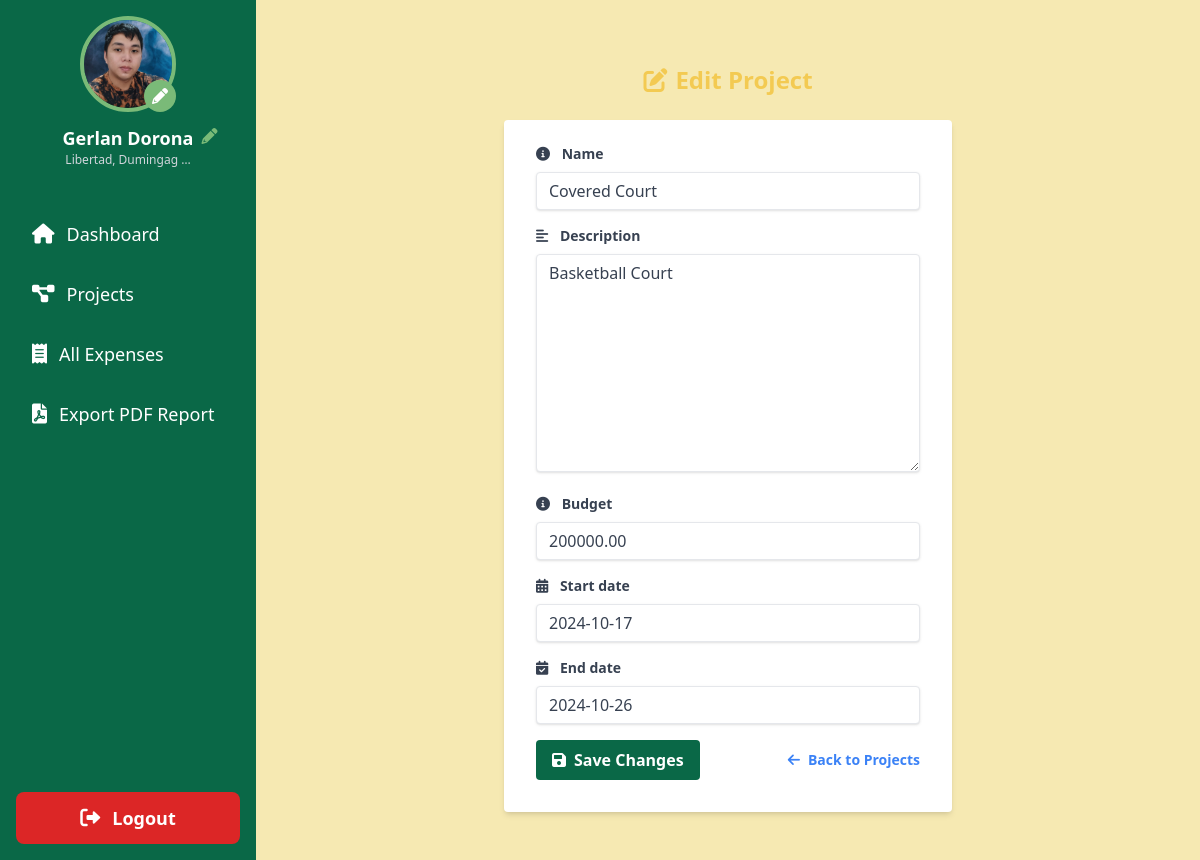
/edit-project/10/ (signed in), run on the app's committed database.
### sk_project/models.py (models this page shows, shortened)
class User(AbstractUser):
    is_chairman = models.BooleanField(default=False)
    profile_picture = models.ImageField(upload_to='profile_pics/', default='profile_pics/default_avatar.png', blank=True)
    address = models.TextField(blank=True, null=True)
    contact_number = models.CharField(max_length=15, blank=True, null=True)
    groups = models.ManyToManyField(
        Group,
        verbose_name=_('groups'),
        blank=True,
        help_text=_(
            'The groups this user belongs to. A user will get all permissions '
            'granted to each of their groups.'
        ),
        related_name='sk_user_set',
        related_query_name='sk_user',
    )
    user_permissions = models.ManyToManyField(
        Permission,
        verbose_name=_('user permissions'),
        blank=True,
        help_text=_('Specific permissions for this user.'),
        related_name='sk_user_set',
        related_query_name='sk_user',
    )

class Project(models.Model):
    name = models.CharField(max_length=255)
    description = models.TextField()
    budget = models.DecimalField(max_digits=10, decimal_places=2)
    main_budget = models.ForeignKey(MainBudget, related_name='projects', on_delete=models.SET_NULL, null=True)
    chairman = models.ForeignKey(User, related_name='projects', on_delete=models.CASCADE)
    start_date = models.DateField()
    end_date = models.DateField()
    created_at = models.DateTimeField(auto_now_add=True)
    updated_at = models.DateTimeField(auto_now=True)
    class Meta:
        ordering = ['start_date']

### sk_project/views.py (the view)
# urls.py: path('edit-project/<int:project_id>/', views.edit_project, name='edit_project'),
@login_required
def edit_project(request, project_id):
    project = get_object_or_404(Project, id=project_id, chairman=request.user)
    if request.method == 'POST':
        form = ProjectForm(request.POST, instance=project)
        if form.is_valid():
            form.save()
            messages.success(request, 'Project updated successfully!')
            return redirect('dashboard')
    else:
        form = ProjectForm(instance=project)
    return render(request, 'edit_project.html', {'form': form, 'project': project})

### sk_project/forms.py
class ProjectForm(forms.ModelForm):
    class Meta:
        model = Project
        fields = ['name', 'description', 'budget', 'start_date', 'end_date']

### templates/edit_project.html (shortened to what this page needs)
{% extends 'base.html' %}
{% load static %}
{% load widget_tweaks %}
{% block content %}
    <div class="container mx-auto mt-8 max-w-md">
        <h2 class="text-2xl font-bold mb-6 text-center text-primary">
            <i class="fas fa-edit mr-2"></i>Edit Project
        </h2>
        <form method="post" class="bg-white shadow-md rounded px-8 pt-6 pb-8 mb-4">
            {% for field in form %}
                <div class="mb-4">
                    <label class="block text-gray-700 text-sm font-bold mb-2" for="{{ field.id_for_label }}">
                        {% if field.name == 'title' %}
                            <i class="fas fa-heading mr-2"></i>
                        {% elif field.name == 'description' %}
                            <i class="fas fa-align-left mr-2"></i>
                        {% elif field.name == 'start_date' %}
                            <i class="fas fa-calendar-alt mr-2"></i>
                        {% elif field.name == 'end_date' %}
                            <i class="fas fa-calendar-check mr-2"></i>
                        {% elif field.name == 'status' %}
                            <i class="fas fa-tasks mr-2"></i>
                        {% else %}
                            <i class="fas fa-info-circle mr-2"></i>
                        {% endif %}
                        {{ field.label }}
                    </label>
                    {{ field|add_class:"shadow appearance-none border rounded w-full py-2 px-3 text-gray-700 leading-tight focus:outline-none focus:shadow-outline" }}
                </div>
            {% endfor %}
            <div class="flex items-center justify-between">
                <button type="submit" class="bg-tertiary hover:bg-quaternary text-white font-bold py-2 px-4 rounded focus:outline-none focus:shadow-outline transition duration-300">
                    <i class="fas fa-save mr-2"></i>Save Changes
                </button>
                <a href="{% url 'all_projects' %}" class="inline-block align-baseline font-bold text-sm text-blue-500 hover:text-blue-800">
                    <i class="fas fa-arrow-left mr-2"></i>Back to Projects
                </a>
            </div>
        </form>
    </div>
{% endblock %}

### templates/base.html (shortened to what this page needs)
<!DOCTYPE html>
<html lang="en">
    {% load static %}
    <head>
        <script src="https://cdn.tailwindcss.com"></script>
        <link href="https://cdnjs.cloudflare.com/ajax/libs/font-awesome/6.0.0-beta3/css/all.min.css" rel="stylesheet">
    </head>
    <body class="bg-secondary">
        <div class="flex h-screen">
            <aside class="w-64 bg-tertiary text-white flex flex-col">
                <div class="p-4 flex flex-col items-center">
                    <a href="{% url 'edit_profile' %}" class="mb-3 relative">
                        {% if user.profile_picture %}
                            <img src="{{ user.profile_picture.url }}" alt="Profile Picture" class="w-24 h-24 rounded-full border-4 border-quaternary hover:border-primary transition-colors duration-200">
                        {% else %}
                            <img src="{% static 'img/drr.png' %}" alt="Default Profile Picture" class="w-24 h-24 rounded-full border-4 border-quaternary hover:border-primary transition-colors duration-200">
                        {% endif %}
                        <i class="fas fa-pencil-alt absolute bottom-0 right-0 bg-quaternary text-white p-2 rounded-full"></i>
                    </a>
                    <div class="text-center relative">
                        <h2 class="text-lg font-semibold">{{ user.get_full_name|title }}</h2>
                        <p class="text-xs text-gray-300">{{ user.address|truncatechars:20|capfirst }}</p>
                        <a href="{% url 'edit_profile' %}" class="absolute -right-6 top-0">
                            <i class="fas fa-pencil-alt text-quaternary hover:text-primary transition-colors duration-200"></i>
                        </a>
                    </div>
                </div>
                <nav class="mt-6 flex-grow">
                    <a href="{% url 'dashboard' %}" class="block py-3 px-6 hover:bg-quaternary transition-colors duration-200  rounded-lg mb-2 mx-2 flex items-center">
                        <i class="fas fa-home mr-3 text-xl"></i> <span class="text-lg">Dashboard</span>
                    </a>
                    <a href="{% url 'all_projects' %}" class="block py-3 px-6 hover:bg-quaternary transition-colors duration-200  rounded-lg mb-2 mx-2 flex items-center">
                        <i class="fas fa-project-diagram mr-3 text-xl"></i> <span class="text-lg">Projects</span>
                    </a>
                    <a href="{% url 'all_expenses' %}" class="block py-3 px-6 hover:bg-quaternary transition-colors duration-200  rounded-lg mb-2 mx-2 flex items-center">
                        <i class="fas fa-receipt mr-3 text-xl"></i> <span class="text-lg">All Expenses</span>
                    </a>
                    <a href="{% url 'export_pdf_report' %}" class="block py-3 px-6 hover:bg-quaternary transition-colors duration-200  rounded-lg mb-2 mx-2 flex items-center">
                        <i class="fas fa-file-pdf mr-3 text-xl"></i> <span class="text-lg">Export PDF Report</span>
                    </a>
                </nav>
                <div class="p-4 mt-auto">
                    <a href="{% url 'logout' %}" class="block py-3 px-6 bg-red-600 text-white rounded-lg hover:bg-red-700 transition-colors duration-200 text-center flex items-center justify-center">
                        <i class="fas fa-sign-out-alt mr-3 text-xl"></i> <span class="text-lg font-semibold">Logout</span>
                    </a>
                </div>
            </aside>
            <main class="flex-1 p-8 overflow-y-auto">
                {% block content %}
                {% endblock %}
            </main>
        </div>
    </body>
</html>

### data on the page
User: profile_picture (picture), get_full_name "Gerlan Dorona", address "Libertad, Dumingag …"
Project: form "Covered Court" "Basketball Court" "200000.00" "2024-10-17" "2024-10-26"

### other printed values
{{ field.label }} "Name" "Description" "Budget" "Start date" "End date"
